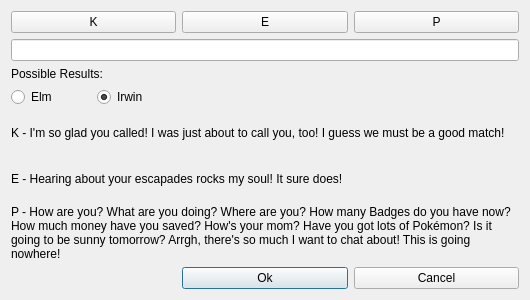
<?xml version="1.0" encoding="UTF-8"?>
<ui version="4.0">
 <class>SearchCalls</class>
 <widget class="QDialog" name="SearchCalls">
  <property name="geometry">
   <rect>
    <x>0</x>
    <y>0</y>
    <width>530</width>
    <height>300</height>
   </rect>
  </property>
  <property name="minimumSize">
   <size>
    <width>530</width>
    <height>300</height>
   </size>
  </property>
  <property name="windowTitle">
   <string>Search Calls</string>
  </property>
  <layout class="QGridLayout" name="gridLayout_3">
   <item row="2" column="0">
    <layout class="QGridLayout" name="gridLayout_2">
     <item row="0" column="0" colspan="2">
      <widget class="QLabel" name="labelPossibleResults">
       <property name="text">
        <string>Possible Results:</string>
       </property>
      </widget>
     </item>
     <item row="1" column="0">
      <widget class="QRadioButton" name="radioButtonElm">
       <property name="text">
        <string>Elm</string>
       </property>
       <attribute name="buttonGroup">
        <string notr="true">buttonGroup</string>
       </attribute>
      </widget>
     </item>
     <item row="1" column="1">
      <widget class="QRadioButton" name="radioButtonIrwin">
       <property name="text">
        <string>Irwin</string>
       </property>
       <property name="checked">
        <bool>true</bool>
       </property>
       <attribute name="buttonGroup">
        <string notr="true">buttonGroup</string>
       </attribute>
      </widget>
     </item>
    </layout>
   </item>
   <item row="6" column="1">
    <widget class="QPushButton" name="pushButtonOkay">
     <property name="text">
      <string>Ok</string>
     </property>
    </widget>
   </item>
   <item row="6" column="2">
    <widget class="QPushButton" name="pushButtonCancel">
     <property name="text">
      <string>Cancel</string>
     </property>
    </widget>
   </item>
   <item row="5" column="0" colspan="3">
    <widget class="QLabel" name="labelPResponse">
     <property name="text">
      <string>P - How are you? What are you doing? Where are you? How many Badges do you have now? How much money have you saved? How's your mom? Have you got lots of Pokémon? Is it going to be sunny tomorrow? Arrgh, there's so much I want to chat about! This is going nowhere!</string>
     </property>
     <property name="wordWrap">
      <bool>true</bool>
     </property>
    </widget>
   </item>
   <item row="4" column="0" colspan="3">
    <widget class="QLabel" name="labelEResponse">
     <property name="text">
      <string>E - Hearing about your escapades rocks my soul! It sure does!</string>
     </property>
     <property name="scaledContents">
      <bool>false</bool>
     </property>
     <property name="wordWrap">
      <bool>true</bool>
     </property>
    </widget>
   </item>
   <item row="3" column="0" colspan="3">
    <widget class="QLabel" name="labelKResponse">
     <property name="text">
      <string>K - I'm so glad you called! I was just about to call you, too! I guess we must be a good match!</string>
     </property>
     <property name="wordWrap">
      <bool>true</bool>
     </property>
    </widget>
   </item>
   <item row="0" column="0" colspan="3">
    <layout class="QGridLayout" name="gridLayout">
     <item row="0" column="0">
      <widget class="QPushButton" name="pushButtonK">
       <property name="text">
        <string notr="true">K</string>
       </property>
      </widget>
     </item>
     <item row="0" column="1">
      <widget class="QPushButton" name="pushButtonE">
       <property name="text">
        <string notr="true">E</string>
       </property>
      </widget>
     </item>
     <item row="0" column="2">
      <widget class="QPushButton" name="pushButtonP">
       <property name="text">
        <string notr="true">P</string>
       </property>
      </widget>
     </item>
    </layout>
   </item>
   <item row="1" column="0" colspan="3">
    <widget class="QLineEdit" name="lineEditCalls"/>
   </item>
  </layout>
 </widget>
 <tabstops>
  <tabstop>pushButtonK</tabstop>
  <tabstop>pushButtonE</tabstop>
  <tabstop>pushButtonP</tabstop>
  <tabstop>lineEditCalls</tabstop>
  <tabstop>radioButtonElm</tabstop>
  <tabstop>radioButtonIrwin</tabstop>
  <tabstop>pushButtonOkay</tabstop>
  <tabstop>pushButtonCancel</tabstop>
 </tabstops>
 <resources/>
 <connections>
  <connection>
   <sender>pushButtonOkay</sender>
   <signal>clicked()</signal>
   <receiver>SearchCalls</receiver>
   <slot>accept()</slot>
   <hints>
    <hint type="sourcelabel">
     <x>358</x>
     <y>479</y>
    </hint>
    <hint type="destinationlabel">
     <x>170</x>
     <y>469</y>
    </hint>
   </hints>
  </connection>
  <connection>
   <sender>pushButtonCancel</sender>
   <signal>clicked()</signal>
   <receiver>SearchCalls</receiver>
   <slot>reject()</slot>
   <hints>
    <hint type="sourcelabel">
     <x>527</x>
     <y>479</y>
    </hint>
    <hint type="destinationlabel">
     <x>105</x>
     <y>472</y>
    </hint>
   </hints>
  </connection>
 </connections>
 <buttongroups>
  <buttongroup name="buttonGroup"/>
 </buttongroups>
</ui>
